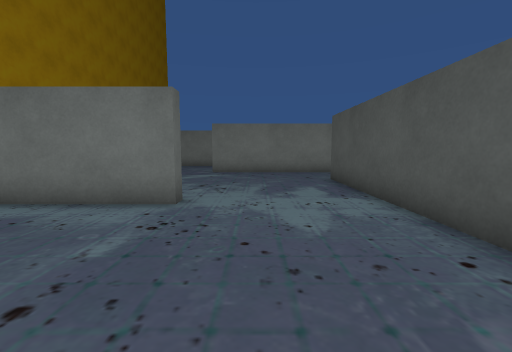
view 1 (above)

23 first-person views from a walk through a 3-D level made in the Unity game engine. The camera is 1.2 m above the floor, tilts 6° down and sees 90° across. The floor is counted in squares, 1 m on a side. Each view is taken from the middle of a square. On the plan, view 1 faces up. The plan holds only what a view shows up to about 12 squares ahead; the rest is blank. The place goes on beyond the plan. Some animated figures are left out. Some surface patterns are stand-ins.

view 2
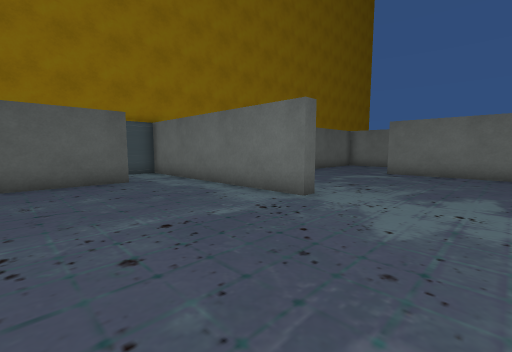

view 3
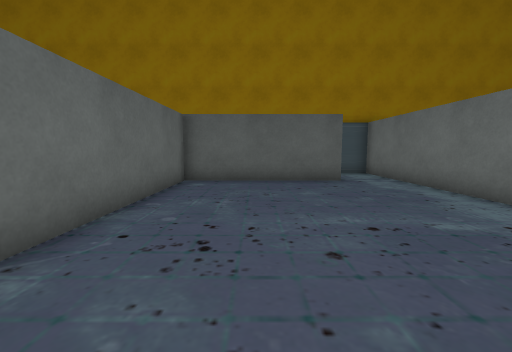

view 4
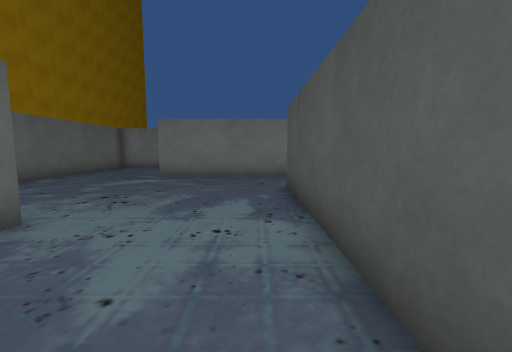

view 5
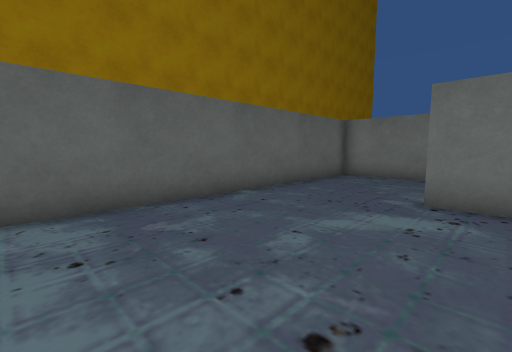

view 6
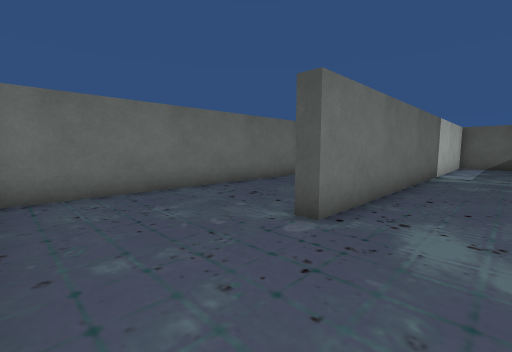

view 7
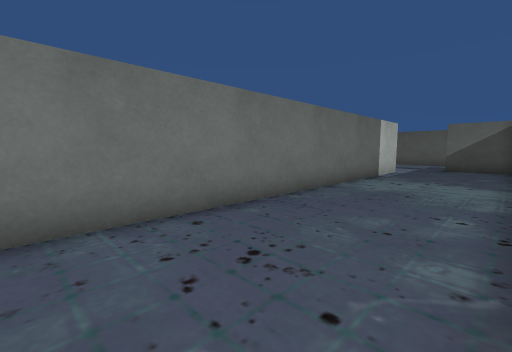

view 8
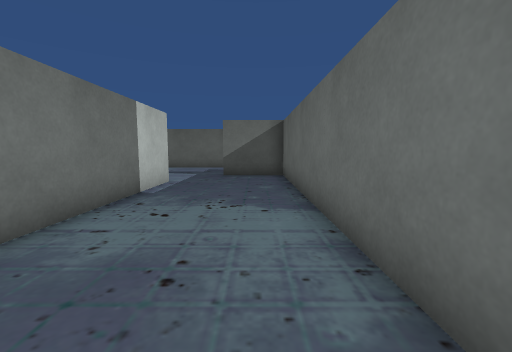

view 9
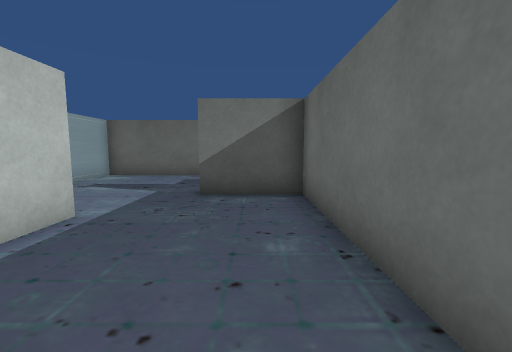

view 10
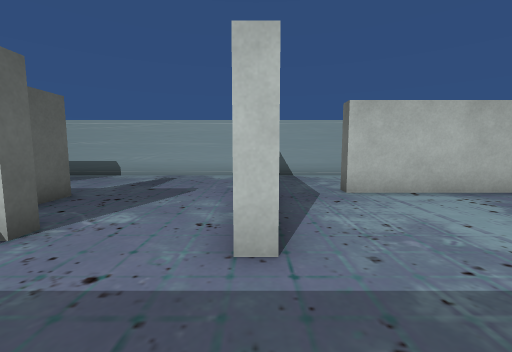

view 11
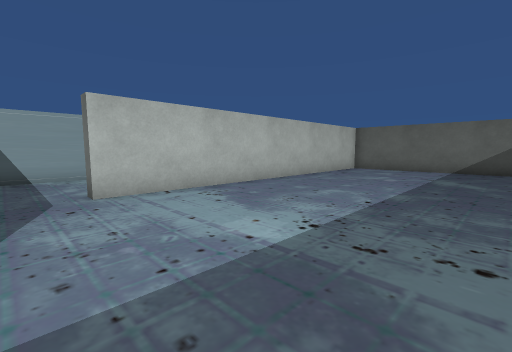

view 12
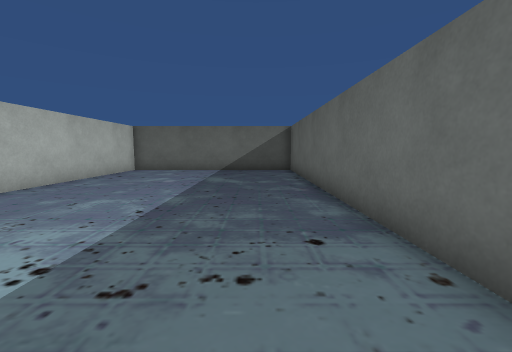

view 13
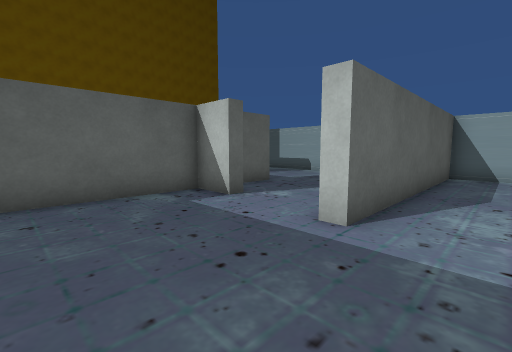

view 14
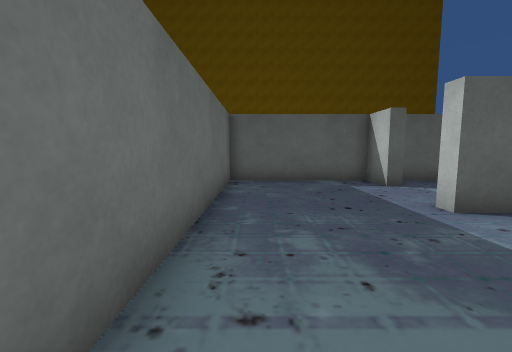

view 15
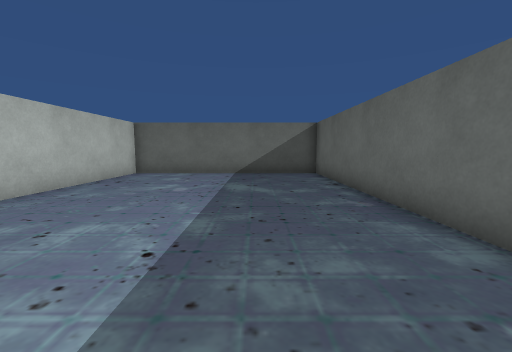

view 16
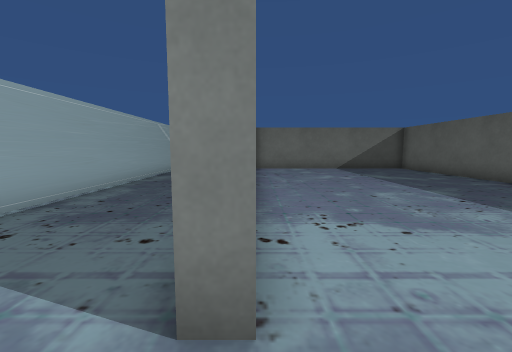

view 17
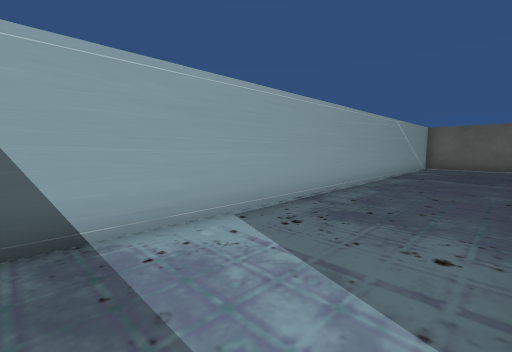

view 18
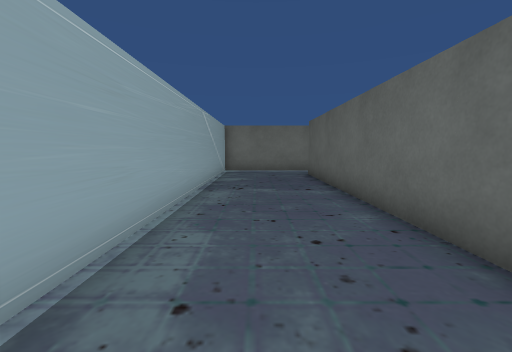

view 19
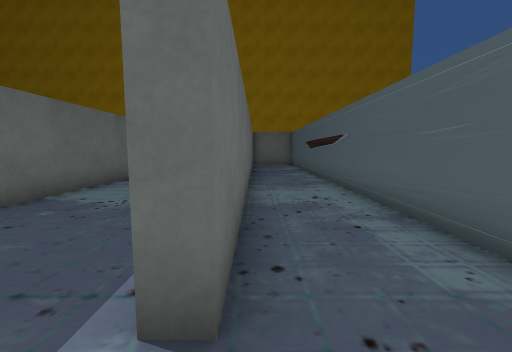

view 20
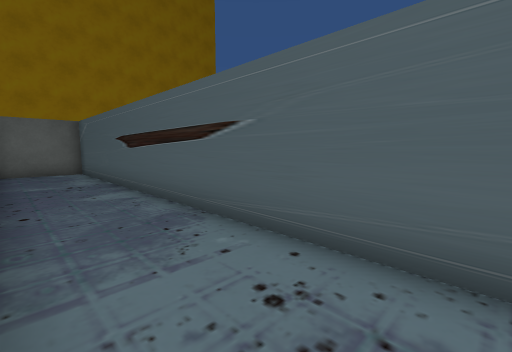

view 21
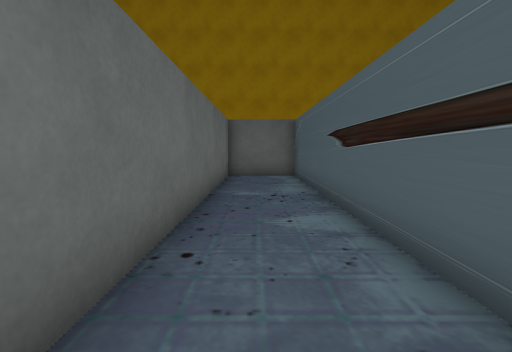

view 22
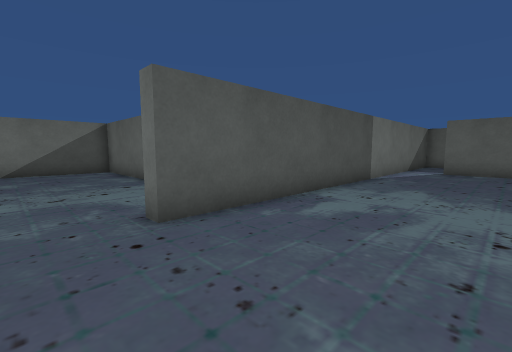

view 23
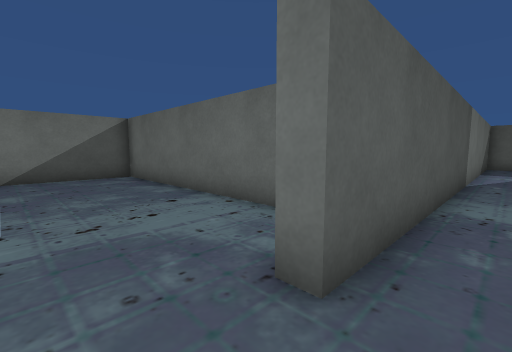

### Floor plan
Points are (right, up) in squares from view 1. A wall is a line through its corners. A room is listed if a view was taken in it or the views show most of it. See-through windows are left out.
Room 1 (views 1, 2, 3, 4, 5, 6, 7, 8, 9, 22, 23)
walls: (-1.7, 6.1) (-1.7, 5.5) (-8.5, 5.5); (2.5, 13.3) (-2.2, 13.3) (-2.2, 13.8); (2.5, 13.7) (13.7, 13.7) (13.7, 16.5); (-7.7, 3.4) (-7.7, -2.7) (1.2, -2.7); (3, -4.1) (3, 10.2); (11.5, 18.2) (-6.5, 18.2) (-6.5, 6.9)
ways out: opening at (12.5, 17) to room 2; opening at (3, 11.5) to room 4; opening at (2, -3)
Room 2 (views 10, 11, 12, 13, 14, 15, 19, 20, 21)
walls: (19.3, 16.6) (19.3, 12.8) (18.8, 12.8); (15.8, 13.9) (15.8, 13.3) (14.3, 13.3) (14.3, 8) (35.1, 8); (18.7, 17.5) (18.7, 21.8) (-6.5, 21.8) (-6.5, 18.8) (11.5, 18.8) (11.5, 18.2); (14.3, 16.5) (14.3, 14.6); (35.1, 17) (21.5, 17)
ways out: opening at (12.5, 17) to room 1; opening at (20.5, 17) to room 3
Room 3 (views 16, 17, 18)
walls: (26.4, 17.5) (35.5, 17.5); (21.5, 17) (21.5, 17.5); (35.4, 21.8) (19.3, 21.8) (19.3, 16.6)
ways out: opening at (20.5, 17) to room 2
Room 4 (no view inside)
walls: (8.9, 13.3) (2.5, 13.3); (5.4, 8) (13.7, 8) (13.7, 12.1); (3, 10.2) (3.5, 10.2)
ways out: opening at (3, 11.5) to room 1

Where each view was taken, in squares from view 1:
view 1: 0 up, 0 right, facing up
view 2: 0 up, 2 right, facing up-left
view 3: 0 up, 2 right, facing left
view 4: 2 up, 2 right, facing up
view 5: 7 up, 1 left, facing up-left
view 6: 11 up, 6 left, facing up-right
view 7: 14 up, 3 left, facing up-right
view 8: 15 up, 2 right, facing right
view 9: 15 up, 7 right, facing right
view 10: 10 up, 19 right, facing up
view 11: 10 up, 20 right, facing up-right
view 12: 10 up, 21 right, facing right
view 13: 9 up, 21 right, facing up-left
view 14: 9 up, 24 right, facing left
view 15: 11 up, 23 right, facing right
view 16: 17 up, 20 right, facing right
view 17: 18 up, 20 right, facing up-right
view 18: 20 up, 24 right, facing right
view 19: 19 up, 13 right, facing left
view 20: 19 up, 8 right, facing up-left
view 21: 20 up, 5 right, facing left
view 22: 12 up, 1 left, facing down-right
view 23: 12 up, 2 right, facing down-right
